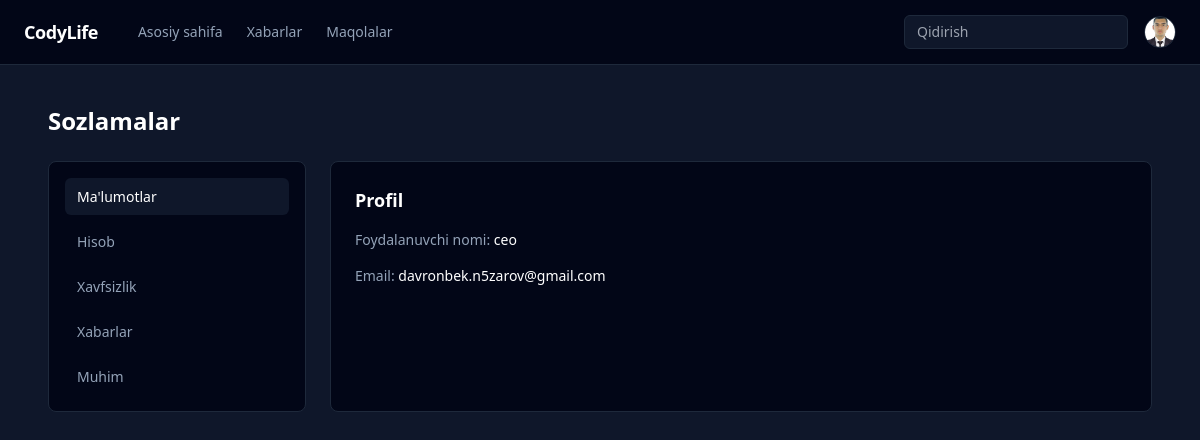
Screenshot of /users/settings/ (signed in) with the database file from the repository.
### users_control/models.py (models this page shows, shortened)
class CustomUser(AbstractUser):
    picture = models.ImageField(upload_to='profile_pictures/', blank=True, null=True)
    phone_number = models.CharField(max_length=13, blank=True, null=True)
    bio = models.TextField(null=True, blank=True)
    technologies = models.ManyToManyField("Technologies", blank=True)
    github_link = models.URLField(null=True, blank=True)
    linkedin_link = models.URLField(null=True, blank=True)
    website = models.URLField(null=True, blank=True)
    is_active = models.BooleanField(default=False, null=True, blank=True)
    class Meta:
        verbose_name = 'User'
        verbose_name_plural = 'Users'

### users_control/views.py (the view)
# urls.py: path('settings/', SettingsView.as_view(), name='settings'),
class SettingsView(LoginRequiredMixin, generic.TemplateView):
    template_name = 'settings.html'

### main/context_processors.py (called while the page is built)
def user_context(request):
    if request.user.is_authenticated:
        return {'profile_user': request.user}
    return {}

### templates/settings.html (shortened to what this page needs)
{% extends "base.html" %}
{% block content %}
<div class="max-w-6xl mx-auto px-6 py-10">
    <h1 class="text-2xl font-semibold mb-6">Sozlamalar</h1>
    <div class="grid grid-cols-1 lg:grid-cols-4 gap-6">
        <aside class="bg-cardDark border border-borderDark rounded-lg p-4 space-y-2">
            <button data-target="account"
                    class="settings-tab active-tab">
                Ma'lumotlar
            </button>
            <button data-target="profile"
                    class="settings-tab">
                Hisob
            </button>
            <button data-target="security"
                    class="settings-tab">
                Xavfsizlik
            </button>
            <button data-target="notifications"
                    class="settings-tab">
                Xabarlar
            </button>
            <button data-target="danger"
                    class="settings-tab text-red-400 hover:text-red-500">
                Muhim
            </button>
        </aside>
        <section class="lg:col-span-3 bg-cardDark border border-borderDark rounded-lg p-6">
            <div id="account" class="settings-section">
                <h2 class="text-lg font-semibold mb-4">Profil</h2>
                <div class="space-y-4 text-sm">
                    <p><span class="text-textMuted">Foydalanuvchi nomi:</span> {{ request.user.username }}</p>
                    <p><span class="text-textMuted">Email:</span> {{ request.user.email }}</p>
                </div>
            </div>
        </section>
    </div>
</div>
{% endblock %}

### templates/base.html (shortened to what this page needs)
<!DOCTYPE html>
<html lang="en">
<head>
    <script src="https://cdn.tailwindcss.com"></script>
</head>
<body class="bg-bgDark text-white min-h-screen">
<nav class="bg-cardDark border-b border-borderDark sticky top-0 z-50">
    <div class="max-w-7xl mx-auto px-6 h-16 flex items-center justify-between">
        <div class="flex items-center gap-10">
            <span class="text-lg font-semibold tracking-tight">
                CodyLife
            </span>
            <div class="hidden md:flex items-center gap-6 text-sm">
                <a href="{% url 'homepage' %}" class="text-textMuted hover:text-white">
                    Asosiy sahifa
                </a>
                <a href="{% url 'notifications' %}" class="text-textMuted hover:text-white">
                    Xabarlar
                </a>
                <a href="{% url 'articles' %}" class="text-textMuted hover:text-white">
                    Maqolalar
                </a>
            </div>
        </div>
        <div class="flex items-center gap-4">
            {% if request.user.is_staff %}
            <div class="hidden md:block">
                <input
                    type="text"
                    placeholder="Qidirish"
                    class="bg-bgDark border border-borderDark text-sm text-white
                           rounded-md px-3 py-1.5 w-56
                           focus:outline-none focus:border-primary"
                >
            </div>
            {% endif %}
            {% if profile_user.picture %}
                <img
                    src="{{ profile_user.picture.url }}"
                    class="w-8 h-8 rounded-full object-cover border border-borderDark"
                    alt="profile"
                >
            {% else %}
                <div class="w-8 h-8 rounded-full bg-gray-800
                            flex items-center justify-center text-sm font-medium">
                    {{ profile_user.username|first|upper }}
                </div>
            {% endif %}
        </div>
    </div>
</nav>
{% block content %}
{% endblock content %}
</body>
</html>

### templates/settings.html (style rules this page uses)
.settings-tab { width: 100%; text-align: left; padding: 0.5rem 0.75rem; border-radius: 0.375rem; font-size: 0.875rem; color: #94a3b8; transition: 0.2s; }
.active-tab { background-color: #0f172a; color: white; }

### rows the page displays
CustomUser: picture (picture), user.username "ceo", user.email "davronbek.n5zarov@gmail.com"
